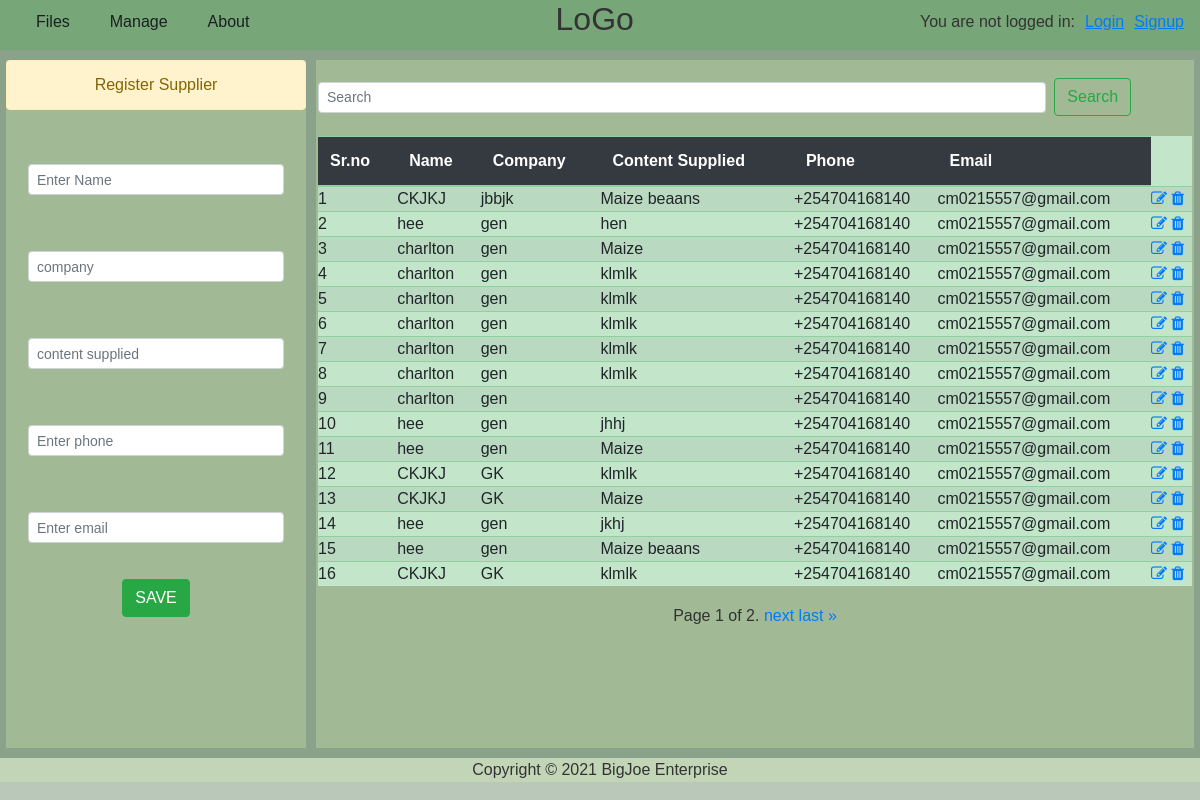
The page /Suppliers/ on the database its author committed.
### Suppliers/models.py (models this page shows)
class supplier(models.Model):
    name = models.CharField(max_length=100)
    company = models.CharField(max_length=100)
    content_supplied = models.CharField(max_length=100)
    phone = models.CharField(max_length=100)
    email = models.CharField(max_length=100)

### Suppliers/views.py (the view)
# urls.py: path('', supplier_index, name='supplier_index'),
def supplier_index(request): #So that items can appear automatically on browser.
    item_list = supplier.objects.all()
    paginator = Paginator(item_list, 16) #adding paginator
    page_no = request.GET.get('page')
    item_list = paginator.get_page(page_no)
    context = {
        'item_list' : item_list
    }
    return render(request,'supplier.html', context)

### templates/supplier.html (shortened to what this page needs)
{% extends 'base.html' %}
{% load static %}
{% block css %}
<link rel="stylesheet" href="{% static 'css/grid2.css' %}" type="text/css">
{% endblock css %}
{% block content %}
<div class="item product">
<div class="item p_enter" >
     {% if edit_s %}
    <p class="alert alert-warning text-center">Edit Supplier Info</p>
    <div class="reg" style="display: flex;">
    <div class='container mt-3 '>
        <form method="POST" action="{% url 'update_s' edit_s.id %}">
            {% csrf_token %}
            <div class="form-group inp">
                <input type='text' class="form-control form-control-sm" value="{{edit_s.name}}" name='name' placeholder="Enter Name">
            </div>
            <div class="form-group inp">
                <input type='text' class="form-control form-control-sm"  value="{{edit_s.company}}" name='company' placeholder="Company">
            </div>
            <div class="form-group inp">
                <input type='text' class="form-control form-control-sm" value="{{edit_s.content_supplied}}" name='content_supplied' placeholder="Product supplied">
            </div>
            <div class="form-group inp">
                <input type='text' class="form-control form-control-sm" value="{{edit_s.phone}}" name='phone' placeholder="Enter Phone">
            </div>
            <div class="form-group inp">
                <input type='text' class="form-control form-control-sm" value="{{edit_s.email}}" name='email' placeholder="Enter Email type">
            </div>
            <div class="text-center">
                <button type="submit" class="btn btn-success" data-bs-toggle="modal" data-bs-target="#exampleModal" >UPDATE</button>
            </div>
        </form>
    </div>
    </div>
    {% else %}
    <p class="alert alert-warning text-center">Register Supplier</p>
    <div class="reg" style="display: flex;">
    <div class='container mt-3'>
        <form method="POST" action="{%url 'add_s'%}">
            <div class="form-group inp">
                <input type='text' class="form-control form-control-sm" name='name' placeholder="Enter Name">
            </div>
            <div class="form-group inp">
                <input type='text' class="form-control form-control-sm" name='company' placeholder="company ">
            </div>
            <div class="form-group inp">
                <input type='text' class="form-control form-control-sm" name='content_supplied' placeholder="content supplied">
            </div>
            <div class="form-group inp">
                <input type='text' class="form-control form-control-sm" name='phone' placeholder="Enter phone">
            </div>
            <div class="form-group inp">
                <input type='text' class="form-control form-control-sm" name='email' placeholder="Enter email">
            </div>
            <div class="text-center">
                <button type="submit" class="btn btn-success">SAVE</button>
            </div>
        </form>
    </div>
    </div>
        {% endif %}
  </div>
<div class="item p_table  d-flex flex-column align-items-center">
    <div class='container mt-3'>
        <form class="form-inline d-flex align-items-center flex-row">
            <input class="form-control form-control-sm mr-sm-2 col-10" type="search" placeholder="Search" aria-label="Search">
            <button class="btn btn-outline-success my-2 my-sm-0 " type="submit">Search</button>
          </form>
        </div>
    <div class='container mt-3 '>
        <table class="table table-success table-striped">
            <thead class='table-dark'>
                <tr>
                <th scope="col">Sr.no</th>
                <th scope="col">Name</th>
                <th scope="col">Company </th>
                <th scope="col">Content Supplied</th>
                <th scope="col">Phone</th>
                <th scope="col">Email</th>
                </tr>
            </thead>
            <tbody>
                {% for i in item_list %}
                <tr>
                <td>{{forloop.counter}}</td>
                <td>{{i.name}}</td>
                <td>{{i.company}}</td>
                <td>{{i.content_supplied}}</td>
                <td>{{i.phone}}</td>
                <td>{{i.email}}</td>
                <td>
                    <a href="{% url 'edit_s' i.id %} "><i class='fa fa-pencil-square-o edit'></i></a>
                    <a href="{% url 'delete_s' i.id %} " ><i class='fa fa-trash'></i></a>
                </td>
                </tr>
                {% endfor %}
            </tbody>
            </table>
        </div>
        <div class="pagination">
            <span class="step-links">
                <span class="current">
                    Page {{ item_list.number }} of {{ item_list.paginator.num_pages }}.
                </span>
                {% if item_list.has_next %}
                    <a href="?page={{ item_list.next_page_number }}">next</a>
                    <a href="?page={{ item_list.paginator.num_pages }}">last &raquo;</a>
                {% endif %}
            </span>
        </div>
    </div>
</div>
</div>
{% endblock content %}

### static/css/main.css (style rules this page uses)
* { box-sizing: border-box; }
html,body { height: 100%; }
body { width:100% ; font-family: "Poppins", sans-serif; color: #333; margin: 0 auto; background: rgba(28, 75, 29, 0.3); }
table tr td { padding:0px !important; }

### static/css/grid2.css (style rules this page uses)
.product { display: grid; height: 86vh; grid-template-columns: 300px auto; grid-gap: 10px; padding: 0 6px 0 6px; }
.product .p_enter { background: rgba(216, 242, 175, 0.3); }
.product .p_table { display: grid; grid-template-rows: 1fr auto; background: rgba(216, 242, 175, 0.3); }
.reg { display: flex; }

### templates/base.html (style rules this page uses)
form .inp { padding: 20px; }
.mt-3 { margin: 0 auto; padding: 2px; }
a { text-decoration: none; }

### rows shown on the page
supplier: name "CKJKJ", company "jbbjk", content_supplied "Maize beaans", phone "+254704168140", email "cm0215557@gmail.com"
supplier: name "hee", company "gen", content_supplied "hen", phone "+254704168140", email "cm0215557@gmail.com"
supplier: name "charlton", company "gen", content_supplied "Maize", phone "+254704168140", email "cm0215557@gmail.com"
supplier: name "charlton", company "gen", content_supplied "klmlk", phone "+254704168140", email "cm0215557@gmail.com"
supplier: name "charlton", company "gen", content_supplied "klmlk", phone "+254704168140", email "cm0215557@gmail.com"
supplier: name "charlton", company "gen", content_supplied "klmlk", phone "+254704168140", email "cm0215557@gmail.com"
supplier: name "charlton", company "gen", content_supplied "klmlk", phone "+254704168140", email "cm0215557@gmail.com"
supplier: name "charlton", company "gen", content_supplied "klmlk", phone "+254704168140", email "cm0215557@gmail.com"
supplier: name "charlton", company "gen", phone "+254704168140", email "cm0215557@gmail.com"
supplier: name "hee", company "gen", content_supplied "jhhj", phone "+254704168140", email "cm0215557@gmail.com"
supplier: name "hee", company "gen", content_supplied "Maize", phone "+254704168140", email "cm0215557@gmail.com"
supplier: name "CKJKJ", company "GK", content_supplied "klmlk", phone "+254704168140", email "cm0215557@gmail.com"
supplier: name "CKJKJ", company "GK", content_supplied "Maize", phone "+254704168140", email "cm0215557@gmail.com"
supplier: name "hee", company "gen", content_supplied "jkhj", phone "+254704168140", email "cm0215557@gmail.com"
supplier: name "hee", company "gen", content_supplied "Maize beaans", phone "+254704168140", email "cm0215557@gmail.com"
supplier: name "CKJKJ", company "GK", content_supplied "klmlk", phone "+254704168140", email "cm0215557@gmail.com"

### other values the page prints
{{ item_list.number }} "1"
{{ item_list.paginator.num_pages }} "2"
